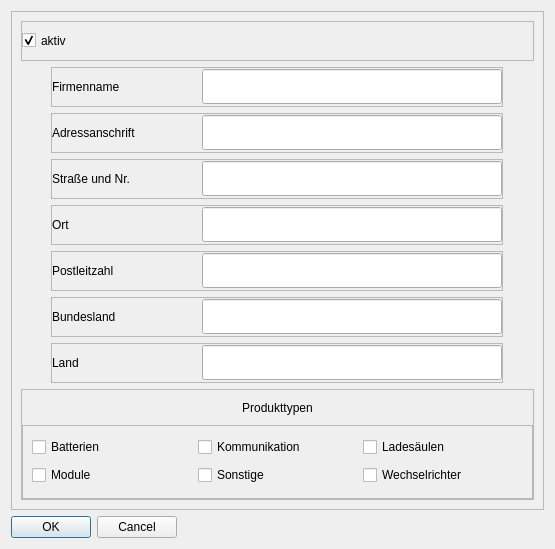
<?xml version="1.0" encoding="UTF-8"?>
<ui version="4.0">
 <class>ManFacAttrDialog</class>
 <widget class="QDialog" name="ManFacAttrDialog">
  <property name="geometry">
   <rect>
    <x>0</x>
    <y>0</y>
    <width>555</width>
    <height>549</height>
   </rect>
  </property>
  <property name="sizePolicy">
   <sizepolicy hsizetype="Expanding" vsizetype="Expanding">
    <horstretch>0</horstretch>
    <verstretch>0</verstretch>
   </sizepolicy>
  </property>
  <property name="windowTitle">
   <string>Dialog</string>
  </property>
  <layout class="QVBoxLayout" name="verticalLayout_2">
   <item>
    <widget class="QFrame" name="ManfacDialog">
     <property name="sizePolicy">
      <sizepolicy hsizetype="Expanding" vsizetype="Expanding">
       <horstretch>0</horstretch>
       <verstretch>0</verstretch>
      </sizepolicy>
     </property>
     <property name="minimumSize">
      <size>
       <width>0</width>
       <height>400</height>
      </size>
     </property>
     <property name="maximumSize">
      <size>
       <width>16777215</width>
       <height>16777215</height>
      </size>
     </property>
     <property name="frameShape">
      <enum>QFrame::StyledPanel</enum>
     </property>
     <property name="frameShadow">
      <enum>QFrame::Raised</enum>
     </property>
     <layout class="QVBoxLayout" name="verticalLayout">
      <item>
       <widget class="QFrame" name="frame_5">
        <property name="minimumSize">
         <size>
          <width>0</width>
          <height>40</height>
         </size>
        </property>
        <property name="maximumSize">
         <size>
          <width>16777215</width>
          <height>40</height>
         </size>
        </property>
        <property name="frameShape">
         <enum>QFrame::StyledPanel</enum>
        </property>
        <property name="frameShadow">
         <enum>QFrame::Raised</enum>
        </property>
        <layout class="QHBoxLayout" name="horizontalLayout_5">
         <property name="spacing">
          <number>0</number>
         </property>
         <property name="leftMargin">
          <number>0</number>
         </property>
         <property name="topMargin">
          <number>0</number>
         </property>
         <property name="rightMargin">
          <number>0</number>
         </property>
         <property name="bottomMargin">
          <number>0</number>
         </property>
         <item>
          <widget class="QCheckBox" name="is_enabled_cbox">
           <property name="sizePolicy">
            <sizepolicy hsizetype="Expanding" vsizetype="Expanding">
             <horstretch>0</horstretch>
             <verstretch>0</verstretch>
            </sizepolicy>
           </property>
           <property name="minimumSize">
            <size>
             <width>0</width>
             <height>35</height>
            </size>
           </property>
           <property name="maximumSize">
            <size>
             <width>16777215</width>
             <height>35</height>
            </size>
           </property>
           <property name="text">
            <string>aktiv</string>
           </property>
           <property name="checked">
            <bool>true</bool>
           </property>
           <property name="autoExclusive">
            <bool>false</bool>
           </property>
           <property name="tristate">
            <bool>false</bool>
           </property>
          </widget>
         </item>
        </layout>
       </widget>
      </item>
      <item alignment="Qt::AlignHCenter">
       <widget class="QFrame" name="frame_2">
        <property name="sizePolicy">
         <sizepolicy hsizetype="Expanding" vsizetype="Expanding">
          <horstretch>0</horstretch>
          <verstretch>0</verstretch>
         </sizepolicy>
        </property>
        <property name="minimumSize">
         <size>
          <width>0</width>
          <height>40</height>
         </size>
        </property>
        <property name="maximumSize">
         <size>
          <width>16777215</width>
          <height>40</height>
         </size>
        </property>
        <property name="frameShape">
         <enum>QFrame::StyledPanel</enum>
        </property>
        <property name="frameShadow">
         <enum>QFrame::Raised</enum>
        </property>
        <layout class="QHBoxLayout" name="horizontalLayout">
         <property name="spacing">
          <number>0</number>
         </property>
         <property name="leftMargin">
          <number>0</number>
         </property>
         <property name="topMargin">
          <number>0</number>
         </property>
         <property name="rightMargin">
          <number>0</number>
         </property>
         <property name="bottomMargin">
          <number>0</number>
         </property>
         <item alignment="Qt::AlignRight">
          <widget class="QLabel" name="manufacturer_name_lbl">
           <property name="sizePolicy">
            <sizepolicy hsizetype="Expanding" vsizetype="Expanding">
             <horstretch>0</horstretch>
             <verstretch>0</verstretch>
            </sizepolicy>
           </property>
           <property name="minimumSize">
            <size>
             <width>150</width>
             <height>35</height>
            </size>
           </property>
           <property name="maximumSize">
            <size>
             <width>150</width>
             <height>35</height>
            </size>
           </property>
           <property name="text">
            <string>Firmenname</string>
           </property>
          </widget>
         </item>
         <item alignment="Qt::AlignLeft">
          <widget class="QLineEdit" name="manufacturer_name_txt">
           <property name="sizePolicy">
            <sizepolicy hsizetype="Expanding" vsizetype="Expanding">
             <horstretch>0</horstretch>
             <verstretch>0</verstretch>
            </sizepolicy>
           </property>
           <property name="minimumSize">
            <size>
             <width>300</width>
             <height>35</height>
            </size>
           </property>
           <property name="maximumSize">
            <size>
             <width>300</width>
             <height>35</height>
            </size>
           </property>
          </widget>
         </item>
        </layout>
       </widget>
      </item>
      <item alignment="Qt::AlignHCenter">
       <widget class="QFrame" name="frame_4">
        <property name="sizePolicy">
         <sizepolicy hsizetype="Expanding" vsizetype="Expanding">
          <horstretch>0</horstretch>
          <verstretch>0</verstretch>
         </sizepolicy>
        </property>
        <property name="minimumSize">
         <size>
          <width>0</width>
          <height>40</height>
         </size>
        </property>
        <property name="maximumSize">
         <size>
          <width>16777215</width>
          <height>40</height>
         </size>
        </property>
        <property name="frameShape">
         <enum>QFrame::StyledPanel</enum>
        </property>
        <property name="frameShadow">
         <enum>QFrame::Raised</enum>
        </property>
        <layout class="QHBoxLayout" name="horizontalLayout_3">
         <property name="spacing">
          <number>0</number>
         </property>
         <property name="leftMargin">
          <number>0</number>
         </property>
         <property name="topMargin">
          <number>0</number>
         </property>
         <property name="rightMargin">
          <number>0</number>
         </property>
         <property name="bottomMargin">
          <number>0</number>
         </property>
         <item alignment="Qt::AlignRight">
          <widget class="QLabel" name="address_line_1_lbl">
           <property name="sizePolicy">
            <sizepolicy hsizetype="Expanding" vsizetype="Expanding">
             <horstretch>0</horstretch>
             <verstretch>0</verstretch>
            </sizepolicy>
           </property>
           <property name="minimumSize">
            <size>
             <width>150</width>
             <height>35</height>
            </size>
           </property>
           <property name="maximumSize">
            <size>
             <width>150</width>
             <height>35</height>
            </size>
           </property>
           <property name="text">
            <string>Adressanschrift</string>
           </property>
          </widget>
         </item>
         <item alignment="Qt::AlignLeft">
          <widget class="QLineEdit" name="address_line_1_txt">
           <property name="sizePolicy">
            <sizepolicy hsizetype="Expanding" vsizetype="Expanding">
             <horstretch>0</horstretch>
             <verstretch>0</verstretch>
            </sizepolicy>
           </property>
           <property name="minimumSize">
            <size>
             <width>300</width>
             <height>35</height>
            </size>
           </property>
           <property name="maximumSize">
            <size>
             <width>300</width>
             <height>35</height>
            </size>
           </property>
          </widget>
         </item>
        </layout>
       </widget>
      </item>
      <item alignment="Qt::AlignHCenter">
       <widget class="QFrame" name="frame_8">
        <property name="sizePolicy">
         <sizepolicy hsizetype="Expanding" vsizetype="Expanding">
          <horstretch>0</horstretch>
          <verstretch>0</verstretch>
         </sizepolicy>
        </property>
        <property name="minimumSize">
         <size>
          <width>0</width>
          <height>40</height>
         </size>
        </property>
        <property name="maximumSize">
         <size>
          <width>16777215</width>
          <height>40</height>
         </size>
        </property>
        <property name="frameShape">
         <enum>QFrame::StyledPanel</enum>
        </property>
        <property name="frameShadow">
         <enum>QFrame::Raised</enum>
        </property>
        <layout class="QHBoxLayout" name="horizontalLayout_7">
         <property name="spacing">
          <number>0</number>
         </property>
         <property name="leftMargin">
          <number>0</number>
         </property>
         <property name="topMargin">
          <number>0</number>
         </property>
         <property name="rightMargin">
          <number>0</number>
         </property>
         <property name="bottomMargin">
          <number>0</number>
         </property>
         <item alignment="Qt::AlignRight">
          <widget class="QLabel" name="address_line_2_lbl">
           <property name="sizePolicy">
            <sizepolicy hsizetype="Expanding" vsizetype="Expanding">
             <horstretch>0</horstretch>
             <verstretch>0</verstretch>
            </sizepolicy>
           </property>
           <property name="minimumSize">
            <size>
             <width>150</width>
             <height>35</height>
            </size>
           </property>
           <property name="maximumSize">
            <size>
             <width>150</width>
             <height>35</height>
            </size>
           </property>
           <property name="text">
            <string>Straße und Nr.</string>
           </property>
          </widget>
         </item>
         <item alignment="Qt::AlignLeft">
          <widget class="QLineEdit" name="address_line_2_txt">
           <property name="sizePolicy">
            <sizepolicy hsizetype="Expanding" vsizetype="Expanding">
             <horstretch>0</horstretch>
             <verstretch>0</verstretch>
            </sizepolicy>
           </property>
           <property name="minimumSize">
            <size>
             <width>300</width>
             <height>35</height>
            </size>
           </property>
           <property name="maximumSize">
            <size>
             <width>300</width>
             <height>35</height>
            </size>
           </property>
          </widget>
         </item>
        </layout>
       </widget>
      </item>
      <item alignment="Qt::AlignHCenter">
       <widget class="QFrame" name="frame_7">
        <property name="sizePolicy">
         <sizepolicy hsizetype="Expanding" vsizetype="Expanding">
          <horstretch>0</horstretch>
          <verstretch>0</verstretch>
         </sizepolicy>
        </property>
        <property name="minimumSize">
         <size>
          <width>0</width>
          <height>40</height>
         </size>
        </property>
        <property name="maximumSize">
         <size>
          <width>16777215</width>
          <height>40</height>
         </size>
        </property>
        <property name="frameShape">
         <enum>QFrame::StyledPanel</enum>
        </property>
        <property name="frameShadow">
         <enum>QFrame::Raised</enum>
        </property>
        <layout class="QHBoxLayout" name="horizontalLayout_4">
         <property name="spacing">
          <number>0</number>
         </property>
         <property name="leftMargin">
          <number>0</number>
         </property>
         <property name="topMargin">
          <number>0</number>
         </property>
         <property name="rightMargin">
          <number>0</number>
         </property>
         <property name="bottomMargin">
          <number>0</number>
         </property>
         <item alignment="Qt::AlignRight">
          <widget class="QLabel" name="city_lbl">
           <property name="sizePolicy">
            <sizepolicy hsizetype="Expanding" vsizetype="Expanding">
             <horstretch>0</horstretch>
             <verstretch>0</verstretch>
            </sizepolicy>
           </property>
           <property name="minimumSize">
            <size>
             <width>150</width>
             <height>35</height>
            </size>
           </property>
           <property name="maximumSize">
            <size>
             <width>150</width>
             <height>35</height>
            </size>
           </property>
           <property name="text">
            <string>Ort</string>
           </property>
          </widget>
         </item>
         <item alignment="Qt::AlignLeft">
          <widget class="QLineEdit" name="city_txt">
           <property name="sizePolicy">
            <sizepolicy hsizetype="Expanding" vsizetype="Expanding">
             <horstretch>0</horstretch>
             <verstretch>0</verstretch>
            </sizepolicy>
           </property>
           <property name="minimumSize">
            <size>
             <width>300</width>
             <height>35</height>
            </size>
           </property>
           <property name="maximumSize">
            <size>
             <width>300</width>
             <height>35</height>
            </size>
           </property>
          </widget>
         </item>
        </layout>
       </widget>
      </item>
      <item alignment="Qt::AlignHCenter">
       <widget class="QFrame" name="frame_10">
        <property name="sizePolicy">
         <sizepolicy hsizetype="Expanding" vsizetype="Expanding">
          <horstretch>0</horstretch>
          <verstretch>0</verstretch>
         </sizepolicy>
        </property>
        <property name="minimumSize">
         <size>
          <width>0</width>
          <height>40</height>
         </size>
        </property>
        <property name="maximumSize">
         <size>
          <width>16777215</width>
          <height>40</height>
         </size>
        </property>
        <property name="frameShape">
         <enum>QFrame::StyledPanel</enum>
        </property>
        <property name="frameShadow">
         <enum>QFrame::Raised</enum>
        </property>
        <layout class="QHBoxLayout" name="horizontalLayout_6">
         <property name="spacing">
          <number>0</number>
         </property>
         <property name="leftMargin">
          <number>0</number>
         </property>
         <property name="topMargin">
          <number>0</number>
         </property>
         <property name="rightMargin">
          <number>0</number>
         </property>
         <property name="bottomMargin">
          <number>0</number>
         </property>
         <item alignment="Qt::AlignRight">
          <widget class="QLabel" name="postal_code_lbl">
           <property name="sizePolicy">
            <sizepolicy hsizetype="Expanding" vsizetype="Expanding">
             <horstretch>0</horstretch>
             <verstretch>0</verstretch>
            </sizepolicy>
           </property>
           <property name="minimumSize">
            <size>
             <width>150</width>
             <height>35</height>
            </size>
           </property>
           <property name="maximumSize">
            <size>
             <width>150</width>
             <height>35</height>
            </size>
           </property>
           <property name="text">
            <string>Postleitzahl</string>
           </property>
          </widget>
         </item>
         <item alignment="Qt::AlignLeft">
          <widget class="QLineEdit" name="postal_code_txt">
           <property name="sizePolicy">
            <sizepolicy hsizetype="Expanding" vsizetype="Expanding">
             <horstretch>0</horstretch>
             <verstretch>0</verstretch>
            </sizepolicy>
           </property>
           <property name="minimumSize">
            <size>
             <width>300</width>
             <height>35</height>
            </size>
           </property>
           <property name="maximumSize">
            <size>
             <width>300</width>
             <height>35</height>
            </size>
           </property>
          </widget>
         </item>
        </layout>
       </widget>
      </item>
      <item alignment="Qt::AlignHCenter">
       <widget class="QFrame" name="frame_9">
        <property name="sizePolicy">
         <sizepolicy hsizetype="Expanding" vsizetype="Expanding">
          <horstretch>0</horstretch>
          <verstretch>0</verstretch>
         </sizepolicy>
        </property>
        <property name="minimumSize">
         <size>
          <width>0</width>
          <height>40</height>
         </size>
        </property>
        <property name="maximumSize">
         <size>
          <width>16777215</width>
          <height>40</height>
         </size>
        </property>
        <property name="frameShape">
         <enum>QFrame::StyledPanel</enum>
        </property>
        <property name="frameShadow">
         <enum>QFrame::Raised</enum>
        </property>
        <layout class="QHBoxLayout" name="horizontalLayout_8">
         <property name="spacing">
          <number>0</number>
         </property>
         <property name="leftMargin">
          <number>0</number>
         </property>
         <property name="topMargin">
          <number>0</number>
         </property>
         <property name="rightMargin">
          <number>0</number>
         </property>
         <property name="bottomMargin">
          <number>0</number>
         </property>
         <item alignment="Qt::AlignRight">
          <widget class="QLabel" name="state_lbl">
           <property name="sizePolicy">
            <sizepolicy hsizetype="Expanding" vsizetype="Expanding">
             <horstretch>0</horstretch>
             <verstretch>0</verstretch>
            </sizepolicy>
           </property>
           <property name="minimumSize">
            <size>
             <width>150</width>
             <height>35</height>
            </size>
           </property>
           <property name="maximumSize">
            <size>
             <width>150</width>
             <height>35</height>
            </size>
           </property>
           <property name="text">
            <string>Bundesland</string>
           </property>
          </widget>
         </item>
         <item alignment="Qt::AlignLeft">
          <widget class="QLineEdit" name="state_txt">
           <property name="sizePolicy">
            <sizepolicy hsizetype="Expanding" vsizetype="Expanding">
             <horstretch>0</horstretch>
             <verstretch>0</verstretch>
            </sizepolicy>
           </property>
           <property name="minimumSize">
            <size>
             <width>300</width>
             <height>35</height>
            </size>
           </property>
           <property name="maximumSize">
            <size>
             <width>300</width>
             <height>35</height>
            </size>
           </property>
          </widget>
         </item>
        </layout>
       </widget>
      </item>
      <item alignment="Qt::AlignHCenter">
       <widget class="QFrame" name="frame_11">
        <property name="sizePolicy">
         <sizepolicy hsizetype="Expanding" vsizetype="Expanding">
          <horstretch>0</horstretch>
          <verstretch>0</verstretch>
         </sizepolicy>
        </property>
        <property name="minimumSize">
         <size>
          <width>0</width>
          <height>40</height>
         </size>
        </property>
        <property name="maximumSize">
         <size>
          <width>16777215</width>
          <height>40</height>
         </size>
        </property>
        <property name="frameShape">
         <enum>QFrame::StyledPanel</enum>
        </property>
        <property name="frameShadow">
         <enum>QFrame::Raised</enum>
        </property>
        <layout class="QHBoxLayout" name="horizontalLayout_9">
         <property name="spacing">
          <number>0</number>
         </property>
         <property name="leftMargin">
          <number>0</number>
         </property>
         <property name="topMargin">
          <number>0</number>
         </property>
         <property name="rightMargin">
          <number>0</number>
         </property>
         <property name="bottomMargin">
          <number>0</number>
         </property>
         <item alignment="Qt::AlignRight">
          <widget class="QLabel" name="country_lbl">
           <property name="sizePolicy">
            <sizepolicy hsizetype="Expanding" vsizetype="Expanding">
             <horstretch>0</horstretch>
             <verstretch>0</verstretch>
            </sizepolicy>
           </property>
           <property name="minimumSize">
            <size>
             <width>150</width>
             <height>35</height>
            </size>
           </property>
           <property name="maximumSize">
            <size>
             <width>150</width>
             <height>35</height>
            </size>
           </property>
           <property name="text">
            <string>Land</string>
           </property>
          </widget>
         </item>
         <item alignment="Qt::AlignLeft">
          <widget class="QLineEdit" name="country_txt">
           <property name="sizePolicy">
            <sizepolicy hsizetype="Expanding" vsizetype="Expanding">
             <horstretch>0</horstretch>
             <verstretch>0</verstretch>
            </sizepolicy>
           </property>
           <property name="minimumSize">
            <size>
             <width>300</width>
             <height>35</height>
            </size>
           </property>
           <property name="maximumSize">
            <size>
             <width>300</width>
             <height>35</height>
            </size>
           </property>
          </widget>
         </item>
        </layout>
       </widget>
      </item>
      <item>
       <widget class="QFrame" name="frame_3">
        <property name="sizePolicy">
         <sizepolicy hsizetype="Expanding" vsizetype="Expanding">
          <horstretch>0</horstretch>
          <verstretch>0</verstretch>
         </sizepolicy>
        </property>
        <property name="minimumSize">
         <size>
          <width>0</width>
          <height>0</height>
         </size>
        </property>
        <property name="maximumSize">
         <size>
          <width>16777215</width>
          <height>16777215</height>
         </size>
        </property>
        <property name="frameShape">
         <enum>QFrame::StyledPanel</enum>
        </property>
        <property name="frameShadow">
         <enum>QFrame::Raised</enum>
        </property>
        <layout class="QVBoxLayout" name="verticalLayout_3">
         <property name="spacing">
          <number>0</number>
         </property>
         <property name="leftMargin">
          <number>0</number>
         </property>
         <property name="topMargin">
          <number>0</number>
         </property>
         <property name="rightMargin">
          <number>0</number>
         </property>
         <property name="bottomMargin">
          <number>0</number>
         </property>
         <item>
          <widget class="QLabel" name="product_types_lbl">
           <property name="sizePolicy">
            <sizepolicy hsizetype="Expanding" vsizetype="Minimum">
             <horstretch>0</horstretch>
             <verstretch>0</verstretch>
            </sizepolicy>
           </property>
           <property name="minimumSize">
            <size>
             <width>0</width>
             <height>35</height>
            </size>
           </property>
           <property name="maximumSize">
            <size>
             <width>16777215</width>
             <height>35</height>
            </size>
           </property>
           <property name="text">
            <string>Produkttypen</string>
           </property>
           <property name="alignment">
            <set>Qt::AlignCenter</set>
           </property>
          </widget>
         </item>
         <item>
          <widget class="QFrame" name="frame">
           <property name="sizePolicy">
            <sizepolicy hsizetype="Expanding" vsizetype="Expanding">
             <horstretch>0</horstretch>
             <verstretch>0</verstretch>
            </sizepolicy>
           </property>
           <property name="frameShape">
            <enum>QFrame::StyledPanel</enum>
           </property>
           <property name="frameShadow">
            <enum>QFrame::Raised</enum>
           </property>
           <layout class="QGridLayout" name="gridLayout">
            <item row="2" column="1">
             <widget class="QCheckBox" name="produces_com_cbox">
              <property name="text">
               <string>Kommunikation</string>
              </property>
             </widget>
            </item>
            <item row="3" column="1">
             <widget class="QCheckBox" name="produces_misc_cbox">
              <property name="text">
               <string>Sonstige</string>
              </property>
             </widget>
            </item>
            <item row="3" column="2">
             <widget class="QCheckBox" name="produces_inverters_cbox">
              <property name="text">
               <string>Wechselrichter</string>
              </property>
             </widget>
            </item>
            <item row="3" column="0">
             <widget class="QCheckBox" name="produces_modules_cbox">
              <property name="text">
               <string>Module</string>
              </property>
             </widget>
            </item>
            <item row="2" column="0">
             <widget class="QCheckBox" name="produces_batteries_cbox">
              <property name="text">
               <string>Batterien</string>
              </property>
             </widget>
            </item>
            <item row="2" column="2">
             <widget class="QCheckBox" name="produces_chg_points_cbox">
              <property name="text">
               <string>Ladesäulen</string>
              </property>
             </widget>
            </item>
           </layout>
          </widget>
         </item>
        </layout>
       </widget>
      </item>
     </layout>
    </widget>
   </item>
   <item alignment="Qt::AlignLeft">
    <widget class="QDialogButtonBox" name="buttonBox">
     <property name="orientation">
      <enum>Qt::Horizontal</enum>
     </property>
     <property name="standardButtons">
      <set>QDialogButtonBox::Cancel|QDialogButtonBox::Ok</set>
     </property>
    </widget>
   </item>
  </layout>
 </widget>
 <resources/>
 <connections>
  <connection>
   <sender>buttonBox</sender>
   <signal>accepted()</signal>
   <receiver>ManFacAttrDialog</receiver>
   <slot>accept()</slot>
   <hints>
    <hint type="sourcelabel">
     <x>248</x>
     <y>254</y>
    </hint>
    <hint type="destinationlabel">
     <x>157</x>
     <y>274</y>
    </hint>
   </hints>
  </connection>
  <connection>
   <sender>buttonBox</sender>
   <signal>rejected()</signal>
   <receiver>ManFacAttrDialog</receiver>
   <slot>reject()</slot>
   <hints>
    <hint type="sourcelabel">
     <x>316</x>
     <y>260</y>
    </hint>
    <hint type="destinationlabel">
     <x>286</x>
     <y>274</y>
    </hint>
   </hints>
  </connection>
 </connections>
</ui>
